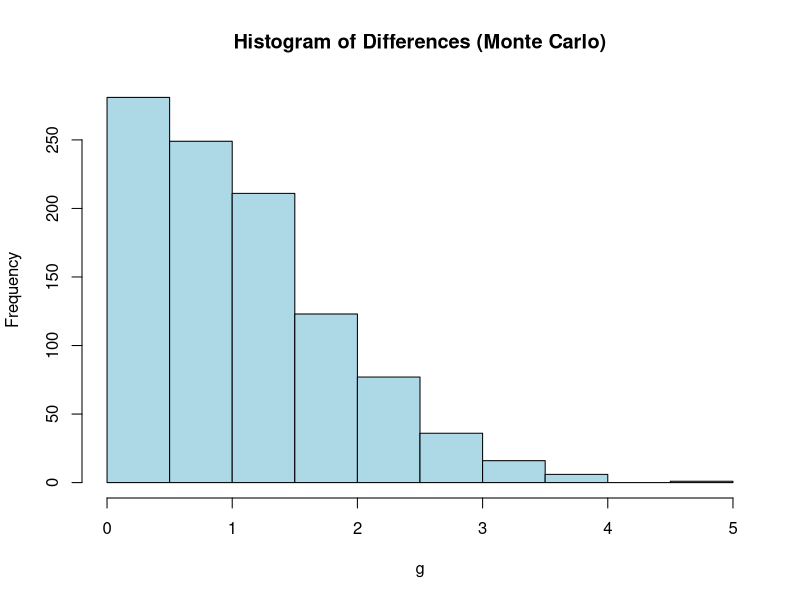
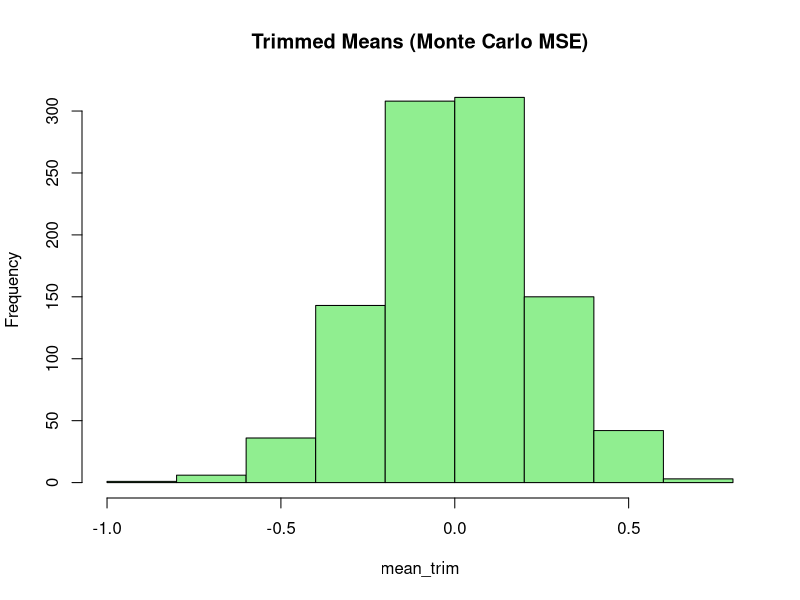

Reproduce these figures in R, in order.
## ---- chunk 1
m <- 1000
g <- numeric(m)
for (i in 1:m) {
    x <- rnorm(2)
    g[i] <- abs(x[1] - x[2])
}
est <- mean(g)
est
## ---- chunk 2
# Histogram of the simulated differences
hist(g, main="Histogram of Differences (Monte Carlo)", col="lightblue")
## ---- chunk 3
n <- 20
m <- 1000
mean_trim <- numeric(m)
for (i in 1:m) {
    x <- rnorm(n)
    mean_trim[i] <- mean(x, trim = 0.1)
}
mse <- mean((mean_trim - 0)^2)
mse
## ---- chunk 4
# Histogram of the trimmed means
hist(mean_trim, main="Trimmed Means (Monte Carlo MSE)", col="lightgreen")
## ---- chunk 5
# Monte Carlo test example: Hypothesis testing
n <- 50
m <- 1000
test_stat <- numeric(m)
for (i in 1:m) {
    x <- rnorm(n)
    test_stat[i] <- mean(x)
}
p_value <- mean(test_stat >= 1.96)
p_value
